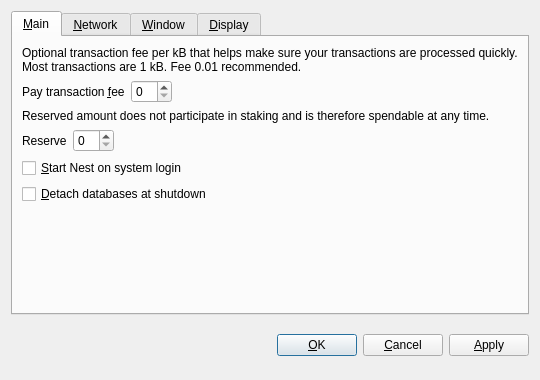
<?xml version="1.0" encoding="UTF-8"?>
<ui version="4.0">
 <class>OptionsDialog</class>
 <widget class="QDialog" name="OptionsDialog">
  <property name="geometry">
   <rect>
    <x>0</x>
    <y>0</y>
    <width>540</width>
    <height>380</height>
   </rect>
  </property>
  <property name="windowTitle">
   <string>Options</string>
  </property>
  <property name="modal">
   <bool>true</bool>
  </property>
  <layout class="QVBoxLayout" name="verticalLayout">
   <item>
    <widget class="QTabWidget" name="tabWidget">
     <property name="tabPosition">
      <enum>QTabWidget::North</enum>
     </property>
     <property name="currentIndex">
      <number>0</number>
     </property>
     <widget class="QWidget" name="tabMain">
      <attribute name="title">
       <string>&amp;Main</string>
      </attribute>
      <layout class="QVBoxLayout" name="verticalLayout_Main">
       <item>
        <widget class="QLabel" name="transactionFeeInfoLabel">
         <property name="text">
          <string>Optional transaction fee per kB that helps make sure your transactions are processed quickly. Most transactions are 1 kB. Fee 0.01 recommended.</string>
         </property>
         <property name="textFormat">
          <enum>Qt::PlainText</enum>
         </property>
         <property name="wordWrap">
          <bool>true</bool>
         </property>
        </widget>
       </item>
       <item>
        <layout class="QHBoxLayout" name="horizontalLayoutFee">
         <item>
          <widget class="QLabel" name="transactionFeeLabel">
           <property name="text">
            <string>Pay transaction &amp;fee</string>
           </property>
           <property name="textFormat">
            <enum>Qt::PlainText</enum>
           </property>
           <property name="buddy">
            <cstring>transactionFee</cstring>
           </property>
          </widget>
         </item>
         <item>
          <widget class="BitcoinAmountField" name="transactionFee"/>
         </item>
         <item>
          <spacer name="horizontalSpacerFee">
           <property name="orientation">
            <enum>Qt::Horizontal</enum>
           </property>
           <property name="sizeHint" stdset="0">
            <size>
             <width>40</width>
             <height>20</height>
            </size>
           </property>
          </spacer>
         </item>
        </layout>
       </item>
       <item>
        <widget class="QLabel" name="reserveBalanceInfoLabel">
         <property name="text">
          <string>Reserved amount does not participate in staking and is therefore spendable at any time.</string>
         </property>
         <property name="textFormat">
          <enum>Qt::PlainText</enum>
         </property>
         <property name="wordWrap">
          <bool>true</bool>
         </property>
        </widget>
       </item>
       <item>
        <layout class="QHBoxLayout" name="horizontalLayoutReserveBalance">
         <item>
          <widget class="QLabel" name="reserveBalanceLabel">
           <property name="text">
            <string>Reserve</string>
           </property>
           <property name="textFormat">
            <enum>Qt::PlainText</enum>
           </property>
           <property name="buddy">
            <cstring>reserveBalance</cstring>
           </property>
          </widget>
         </item>
         <item>
          <widget class="BitcoinAmountField" name="reserveBalance"/>
         </item>
         <item>
          <spacer name="horizontalSpacerReserveBalance">
           <property name="orientation">
            <enum>Qt::Horizontal</enum>
           </property>
           <property name="sizeHint" stdset="0">
            <size>
             <width>40</width>
             <height>20</height>
            </size>
           </property>
          </spacer>
         </item>
        </layout>
       </item>
       <item>
        <widget class="QCheckBox" name="bitcoinAtStartup">
         <property name="toolTip">
          <string>Automatically start Nest after logging in to the system.</string>
         </property>
         <property name="text">
          <string>&amp;Start Nest on system login</string>
         </property>
        </widget>
       </item>
       <item>
        <widget class="QCheckBox" name="detachDatabases">
         <property name="toolTip">
          <string>Detach block and address databases at shutdown. This means they can be moved to another data directory, but it slows down shutdown. The wallet is always detached.</string>
         </property>
         <property name="text">
          <string>&amp;Detach databases at shutdown</string>
         </property>
        </widget>
       </item>
       <item>
        <spacer name="verticalSpacer_Main">
         <property name="orientation">
          <enum>Qt::Vertical</enum>
         </property>
         <property name="sizeHint" stdset="0">
          <size>
           <width>20</width>
           <height>40</height>
          </size>
         </property>
        </spacer>
       </item>
      </layout>
     </widget>
     <widget class="QWidget" name="tabNetwork">
      <attribute name="title">
       <string>&amp;Network</string>
      </attribute>
      <layout class="QVBoxLayout" name="verticalLayout_Network">
       <item>
        <widget class="QCheckBox" name="mapPortUpnp">
         <property name="toolTip">
          <string>Automatically open the Nest client port on the router. This only works when your router supports UPnP and it is enabled.</string>
         </property>
         <property name="text">
          <string>Map port using &amp;UPnP</string>
         </property>
        </widget>
       </item>
       <item>
        <widget class="QCheckBox" name="connectSocks">
         <property name="toolTip">
          <string>Connect to the Nest network through a SOCKS proxy (e.g. when connecting through Tor).</string>
         </property>
         <property name="text">
          <string>&amp;Connect through SOCKS proxy:</string>
         </property>
        </widget>
       </item>
       <item>
        <layout class="QHBoxLayout" name="horizontalLayout_Network">
         <item>
          <widget class="QLabel" name="proxyIpLabel">
           <property name="text">
            <string>Proxy &amp;IP:</string>
           </property>
           <property name="textFormat">
            <enum>Qt::PlainText</enum>
           </property>
           <property name="buddy">
            <cstring>proxyIp</cstring>
           </property>
          </widget>
         </item>
         <item>
          <widget class="QValidatedLineEdit" name="proxyIp">
           <property name="maximumSize">
            <size>
             <width>140</width>
             <height>16777215</height>
            </size>
           </property>
           <property name="toolTip">
            <string>IP address of the proxy (e.g. 127.0.0.1)</string>
           </property>
          </widget>
         </item>
         <item>
          <widget class="QLabel" name="proxyPortLabel">
           <property name="text">
            <string>&amp;Port:</string>
           </property>
           <property name="textFormat">
            <enum>Qt::PlainText</enum>
           </property>
           <property name="buddy">
            <cstring>proxyPort</cstring>
           </property>
          </widget>
         </item>
         <item>
          <widget class="QLineEdit" name="proxyPort">
           <property name="maximumSize">
            <size>
             <width>55</width>
             <height>16777215</height>
            </size>
           </property>
           <property name="toolTip">
            <string>Port of the proxy (e.g. 9050)</string>
           </property>
          </widget>
         </item>
         <item>
          <widget class="QLabel" name="socksVersionLabel">
           <property name="text">
            <string>SOCKS &amp;Version:</string>
           </property>
           <property name="textFormat">
            <enum>Qt::PlainText</enum>
           </property>
           <property name="buddy">
            <cstring>socksVersion</cstring>
           </property>
          </widget>
         </item>
         <item>
          <widget class="QValueComboBox" name="socksVersion">
           <property name="toolTip">
            <string>SOCKS version of the proxy (e.g. 5)</string>
           </property>
          </widget>
         </item>
         <item>
          <spacer name="horizontalSpacer_Network">
           <property name="orientation">
            <enum>Qt::Horizontal</enum>
           </property>
           <property name="sizeHint" stdset="0">
            <size>
             <width>40</width>
             <height>20</height>
            </size>
           </property>
          </spacer>
         </item>
        </layout>
       </item>
       <item>
        <spacer name="verticalSpacer_Network">
         <property name="orientation">
          <enum>Qt::Vertical</enum>
         </property>
         <property name="sizeHint" stdset="0">
          <size>
           <width>20</width>
           <height>40</height>
          </size>
         </property>
        </spacer>
       </item>
      </layout>
     </widget>
     <widget class="QWidget" name="tabWindow">
      <attribute name="title">
       <string>&amp;Window</string>
      </attribute>
      <layout class="QVBoxLayout" name="verticalLayout_Window">
       <item>
        <widget class="QCheckBox" name="minimizeToTray">
         <property name="toolTip">
          <string>Show only a tray icon after minimizing the window.</string>
         </property>
         <property name="text">
          <string>&amp;Minimize to the tray instead of the taskbar</string>
         </property>
        </widget>
       </item>
       <item>
        <widget class="QCheckBox" name="minimizeOnClose">
         <property name="toolTip">
          <string>Minimize instead of exit the application when the window is closed. When this option is enabled, the application will be closed only after selecting Quit in the menu.</string>
         </property>
         <property name="text">
          <string>M&amp;inimize on close</string>
         </property>
        </widget>
       </item>
       <item>
        <spacer name="verticalSpacer_Window">
         <property name="orientation">
          <enum>Qt::Vertical</enum>
         </property>
         <property name="sizeHint" stdset="0">
          <size>
           <width>20</width>
           <height>40</height>
          </size>
         </property>
        </spacer>
       </item>
      </layout>
     </widget>
     <widget class="QWidget" name="tabDisplay">
      <attribute name="title">
       <string>&amp;Display</string>
      </attribute>
      <layout class="QVBoxLayout" name="verticalLayout_Display">
       <item>
        <layout class="QHBoxLayout" name="horizontalLayout_1_Display">
         <item>
          <widget class="QLabel" name="langLabel">
           <property name="text">
            <string>User Interface &amp;language:</string>
           </property>
           <property name="textFormat">
            <enum>Qt::PlainText</enum>
           </property>
           <property name="buddy">
            <cstring>lang</cstring>
           </property>
          </widget>
         </item>
         <item>
          <widget class="QValueComboBox" name="lang">
           <property name="toolTip">
            <string>The user interface language can be set here. This setting will take effect after restarting Nest.</string>
           </property>
          </widget>
         </item>
        </layout>
       </item>
       <item>
        <layout class="QHBoxLayout" name="horizontalLayout_2_Display">
         <item>
          <widget class="QLabel" name="unitLabel">
           <property name="text">
            <string>&amp;Unit to show amounts in:</string>
           </property>
           <property name="textFormat">
            <enum>Qt::PlainText</enum>
           </property>
           <property name="buddy">
            <cstring>unit</cstring>
           </property>
          </widget>
         </item>
         <item>
          <widget class="QValueComboBox" name="unit">
           <property name="toolTip">
            <string>Choose the default subdivision unit to show in the interface and when sending coins.</string>
           </property>
          </widget>
         </item>
        </layout>
       </item>
       <item>
        <widget class="QCheckBox" name="displayAddresses">
         <property name="toolTip">
          <string>Whether to show Nest addresses in the transaction list or not.</string>
         </property>
         <property name="text">
          <string>&amp;Display addresses in transaction list</string>
         </property>
        </widget>
       </item>
       <item>
        <widget class="QCheckBox" name="coinControlFeatures">
         <property name="toolTip">
          <string>Whether to show coin control features or not.</string>
         </property>
         <property name="text">
          <string>Display coin &amp;control features (experts only!)</string>
         </property>
        </widget>
       </item>
       <item>
        <spacer name="verticalSpacer_Display">
         <property name="orientation">
          <enum>Qt::Vertical</enum>
         </property>
         <property name="sizeHint" stdset="0">
          <size>
           <width>20</width>
           <height>40</height>
          </size>
         </property>
        </spacer>
       </item>
      </layout>
     </widget>
    </widget>
   </item>
   <item>
    <layout class="QHBoxLayout" name="horizontalLayout_Buttons">
     <item>
      <spacer name="horizontalSpacer_1">
       <property name="orientation">
        <enum>Qt::Horizontal</enum>
       </property>
       <property name="sizeHint" stdset="0">
        <size>
         <width>40</width>
         <height>48</height>
        </size>
       </property>
      </spacer>
     </item>
     <item>
      <widget class="QLabel" name="statusLabel">
       <property name="font">
        <font>
         <weight>75</weight>
         <bold>true</bold>
        </font>
       </property>
       <property name="text">
        <string/>
       </property>
       <property name="textFormat">
        <enum>Qt::PlainText</enum>
       </property>
       <property name="wordWrap">
        <bool>true</bool>
       </property>
      </widget>
     </item>
     <item>
      <spacer name="horizontalSpacer_2">
       <property name="orientation">
        <enum>Qt::Horizontal</enum>
       </property>
       <property name="sizeHint" stdset="0">
        <size>
         <width>40</width>
         <height>48</height>
        </size>
       </property>
      </spacer>
     </item>
     <item>
      <widget class="QPushButton" name="okButton">
       <property name="text">
        <string>&amp;OK</string>
       </property>
      </widget>
     </item>
     <item>
      <widget class="QPushButton" name="cancelButton">
       <property name="text">
        <string>&amp;Cancel</string>
       </property>
       <property name="autoDefault">
        <bool>false</bool>
       </property>
      </widget>
     </item>
     <item>
      <widget class="QPushButton" name="applyButton">
       <property name="text">
        <string>&amp;Apply</string>
       </property>
       <property name="autoDefault">
        <bool>false</bool>
       </property>
      </widget>
     </item>
    </layout>
   </item>
  </layout>
 </widget>
 <customwidgets>
  <customwidget>
   <class>BitcoinAmountField</class>
   <extends>QSpinBox</extends>
   <header>bitcoinamountfield.h</header>
  </customwidget>
  <customwidget>
   <class>QValueComboBox</class>
   <extends>QComboBox</extends>
   <header>qvaluecombobox.h</header>
  </customwidget>
  <customwidget>
   <class>QValidatedLineEdit</class>
   <extends>QLineEdit</extends>
   <header>qvalidatedlineedit.h</header>
  </customwidget>
 </customwidgets>
 <resources/>
 <connections/>
</ui>
